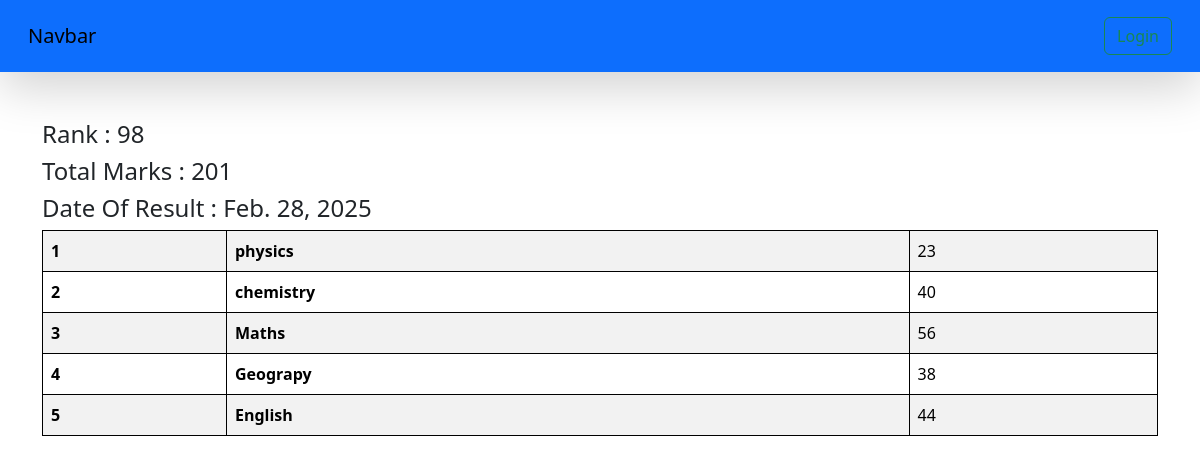
/result/STU-0451/, run on the app's committed database.
### vege/models.py (models this page shows, shortened)
class subjectMarks(models.Model):
    student = models.ForeignKey(Student, related_name="studentmarks", on_delete=models.CASCADE)
    subject = models.ForeignKey(Subject, on_delete=models.CASCADE)
    marks = models.IntegerField()
    class Meta:
        unique_together = ['student', 'subject']

class Student(models.Model):
    department = models.ForeignKey(Department, related_name="depart", on_delete=models.CASCADE)
    '''
        A One-to-One relationship ensures that each student has a unique student_id entry.
        on_delete=models.CASCADE → If a StudentID is deleted, the student record is also deleted.

    '''
    student_id     = models.OneToOneField(StudentID, related_name="studentid", on_delete=models.CASCADE)
    student_name    = models.CharField(max_length=100)
    student_email   = models.EmailField(unique=True)
    student_age     = models.IntegerField(default=18)
    student_address = models.TextField()
    class Meta:
        ordering = ['student_name']
        verbose_name = 'student'

class ReportCard(models.Model):
    student = models.ForeignKey(Student, related_name="reportcard", on_delete=models.CASCADE)
    student_rank = models.IntegerField()
    date_of_reportcard = models.DateField(auto_now_add=True)
    class Meta:
        unique_together = ['student_rank','date_of_reportcard']
    '''
    SQL queries
    //to get data in asending order
    vege = Receipe.objects.all().order_by('view_count')
    //to get data in decending order
    vege = Receipe.objects.all().order_by('-view_count')
    //to get top or bottom limited data basically limit clause
    \\this will return top 3 records
     vege = Receipe.objects.all().order_by('-view_count')[0:2]
     //to get specific data like where clause
     Receipe.objects.filter(view_count__gte = 50)
     -> __gte is works like oprator (>= greater than or equal to)
     ->__lte (<= less than or equal to)

     >queryset = Student.objects.filter(student_name__startswith='A')
     -> this will return all student whose name starts with A

     >queryset = Student.objects.filter(student_email__endswith='.org')
     -> this will return all student whose email ends with .org

     > queryset = Student.objects.filter(student_name__icontains='An')
     -> this will return all student whose name contains An

     >queryset[0].department.department
     -> this will return department of first student in queryset

     >queryset = Student.objects.filter(department__department = 'Mecanical')
            -->department__department='Mecanical'
        department refers to a ForeignKey relationship in the Student model.
        department__department accesses a field (department) in the related Department model.
        'Mecanical' is the value being filtered.
        >queryset = Student.objects.filter(department__department__in = d)
        -->department__department__in = d

        >queryset = Student.objects.exclude(department__department = 'Civil')
        -->exclude() is the opposite of filter() and returns all objects except those matching the given conditions

        >queryset.exists()
        -->exists() returns True if the QuerySet contains at least one object, False otherwise.

        >queryset.values()[0]
        -->values() returns a dictionary-like object for each object in the QuerySet.

        >queryset[0:50]
        -->returns the first 50 objects in the QuerySet.

        Agreegate functions works on column

      ->  Student.objects.aggregate(Avg('student_age'))
      ->  Student.objects.aggregate(Max('student_age'))
        annotate function used to work on two columns
        ->Student.objects.values('student_age').annotate(Count('student_age'))
    '''

class Subject(models.Model):
    Subject_name = models.CharField(max_length=100)

### vege/views.py (the view)
# urls.py: path('result/<student_id>/',see_marks,name='see_marks'),
def see_marks(request, student_id):
    queryset = subjectMarks.objects.filter(student__student_id__student_id = student_id)
    total_marks = queryset.aggregate(total_marks = Sum('marks'))
    return render(request, 'report/see_marks.html', {'queryset':queryset , 'total_marks':total_marks})

### vege/templates/report/see_marks.html
{%extends "base.html"%}
{% block start %}
 <div class="container mt-5">
         <h4>Rank : {{ queryset.first.student.reportcard.first.student_rank }}</h4>
         <h4>Total Marks : {{ total_marks.total_marks }}</h4>
         <h4>Date Of Result : {{ queryset.first.student.reportcard.first.date_of_reportcard }}</h4>
        <table class="table table-striped">
            <tbody>
                {% for marks in queryset %}
              <tr>
                <th scope="row">{{forloop.counter}}</th>
                <td><b>{{marks.subject.Subject_name}}</b></td>
                <td>{{marks.marks}}</td>
              </tr>
              {% endfor %}
            </tbody>
        </table>
    </div>
{% endblock %}

### home/templates/base.html (style rules this page uses)
table, th, td { border: 1px solid black; }

### data on the page
subjectMarks: first.student.reportcard.first.student_rank "98", first.student.reportcard.first.date_of_reportcard "Feb. 28, 2025", subject.Subject_name "physics", marks "23"
subjectMarks: subject.Subject_name "chemistry", marks "40"
subjectMarks: subject.Subject_name "Maths", marks "56"
subjectMarks: subject.Subject_name "Geograpy", marks "38"
subjectMarks: subject.Subject_name "English", marks "44"

### other printed values
{{ total_marks.total_marks }} "201"
